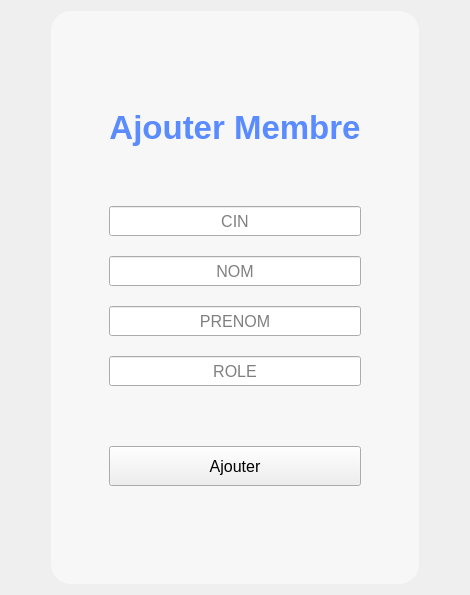
         <widget class="QWidget" name="PageAjouterMember">
          <layout class="QHBoxLayout" name="horizontalLayout_2">
           <item>
            <spacer name="horizontalSpacer_6">
             <property name="orientation">
              <enum>Qt::Orientation::Horizontal</enum>
             </property>
             <property name="sizeHint" stdset="0">
              <size>
               <width>40</width>
               <height>20</height>
              </size>
             </property>
            </spacer>
           </item>
           <item>
            <widget class="QWidget" name="FormAjoutMember" native="true">
             <property name="styleSheet">
              <string notr="true">#FormAjoutMember{
background:rgba(255,255,255,0.5);
border-radius:20px;
}</string>
             </property>
             <layout class="QHBoxLayout" name="horizontalLayout_6">
              <item>
               <spacer name="horizontalSpacer_4">
                <property name="orientation">
                 <enum>Qt::Orientation::Horizontal</enum>
                </property>
                <property name="sizeHint" stdset="0">
                 <size>
                  <width>40</width>
                  <height>20</height>
                 </size>
                </property>
               </spacer>
              </item>
              <item>
               <widget class="QWidget" name="AJM" native="true">
                <property name="styleSheet">
                 <string notr="true"/>
                </property>
                <layout class="QVBoxLayout" name="verticalLayout_6">
                 <property name="spacing">
                  <number>20</number>
                 </property>
                 <item>
                  <spacer name="verticalSpacer_15">
                   <property name="orientation">
                    <enum>Qt::Orientation::Vertical</enum>
                   </property>
                   <property name="sizeHint" stdset="0">
                    <size>
                     <width>20</width>
                     <height>40</height>
                    </size>
                   </property>
                  </spacer>
                 </item>
                 <item>
                  <spacer name="verticalSpacer_16">
                   <property name="orientation">
                    <enum>Qt::Orientation::Vertical</enum>
                   </property>
                   <property name="sizeHint" stdset="0">
                    <size>
                     <width>20</width>
                     <height>40</height>
                    </size>
                   </property>
                  </spacer>
                 </item>
                 <item>
                  <widget class="QLabel" name="label">
                   <property name="maximumSize">
                    <size>
                     <width>16777215</width>
                     <height>44</height>
                    </size>
                   </property>
                   <property name="font">
                    <font>
                     <pointsize>25</pointsize>
                     <bold>true</bold>
                    </font>
                   </property>
                   <property name="styleSheet">
                    <string notr="true">color:rgb(90,140,255);</string>
                   </property>
                   <property name="frameShadow">
                    <enum>QFrame::Shadow::Plain</enum>
                   </property>
                   <property name="text">
                    <string>Ajouter Membre</string>
                   </property>
                   <property name="scaledContents">
                    <bool>true</bool>
                   </property>
                   <property name="alignment">
                    <set>Qt::AlignmentFlag::AlignCenter</set>
                   </property>
                  </widget>
                 </item>
                 <item>
                  <spacer name="verticalSpacer_12">
                   <property name="orientation">
                    <enum>Qt::Orientation::Vertical</enum>
                   </property>
                   <property name="sizeHint" stdset="0">
                    <size>
                     <width>20</width>
                     <height>40</height>
                    </size>
                   </property>
                  </spacer>
                 </item>
                 <item>
                  <widget class="QLineEdit" name="AMcin">
                   <property name="minimumSize">
                    <size>
                     <width>0</width>
                     <height>30</height>
                    </size>
                   </property>
                   <property name="font">
                    <font>
                     <pointsize>12</pointsize>
                    </font>
                   </property>
                   <property name="alignment">
                    <set>Qt::AlignmentFlag::AlignCenter</set>
                   </property>
                   <property name="placeholderText">
                    <string>CIN</string>
                   </property>
                  </widget>
                 </item>
                 <item>
                  <widget class="QLineEdit" name="AMnom">
                   <property name="minimumSize">
                    <size>
                     <width>0</width>
                     <height>30</height>
                    </size>
                   </property>
                   <property name="font">
                    <font>
                     <pointsize>12</pointsize>
                    </font>
                   </property>
                   <property name="alignment">
                    <set>Qt::AlignmentFlag::AlignCenter</set>
                   </property>
                   <property name="placeholderText">
                    <string>NOM</string>
                   </property>
                  </widget>
                 </item>
                 <item>
                  <widget class="QLineEdit" name="AMprenom">
                   <property name="minimumSize">
                    <size>
                     <width>0</width>
                     <height>30</height>
                    </size>
                   </property>
                   <property name="font">
                    <font>
                     <pointsize>12</pointsize>
                    </font>
                   </property>
                   <property name="alignment">
                    <set>Qt::AlignmentFlag::AlignCenter</set>
                   </property>
                   <property name="placeholderText">
                    <string>PRENOM</string>
                   </property>
                  </widget>
                 </item>
                 <item>
                  <widget class="QLineEdit" name="AMrole">
                   <property name="minimumSize">
                    <size>
                     <width>0</width>
                     <height>30</height>
                    </size>
                   </property>
                   <property name="font">
                    <font>
                     <pointsize>12</pointsize>
                    </font>
                   </property>
                   <property name="alignment">
                    <set>Qt::AlignmentFlag::AlignCenter</set>
                   </property>
                   <property name="placeholderText">
                    <string>ROLE</string>
                   </property>
                  </widget>
                 </item>
                 <item>
                  <spacer name="verticalSpacer_13">
                   <property name="orientation">
                    <enum>Qt::Orientation::Vertical</enum>
                   </property>
                   <property name="sizeHint" stdset="0">
                    <size>
                     <width>20</width>
                     <height>40</height>
                    </size>
                   </property>
                  </spacer>
                 </item>
                 <item>
                  <widget class="QPushButton" name="AMajouter">
                   <property name="minimumSize">
                    <size>
                     <width>150</width>
                     <height>40</height>
                    </size>
                   </property>
                   <property name="font">
                    <font>
                     <pointsize>12</pointsize>
                    </font>
                   </property>
                   <property name="cursor">
                    <cursorShape>PointingHandCursor</cursorShape>
                   </property>
                   <property name="styleSheet">
                    <string notr="true"/>
                   </property>
                   <property name="text">
                    <string>Ajouter</string>
                   </property>
                   <property name="shortcut">
                    <string>Return</string>
                   </property>
                   <property name="checkable">
                    <bool>false</bool>
                   </property>
                  </widget>
                 </item>
                 <item>
                  <spacer name="verticalSpacer_17">
                   <property name="orientation">
                    <enum>Qt::Orientation::Vertical</enum>
                   </property>
                   <property name="sizeHint" stdset="0">
                    <size>
                     <width>20</width>
                     <height>40</height>
                    </size>
                   </property>
                  </spacer>
                 </item>
                 <item>
                  <spacer name="verticalSpacer_14">
                   <property name="orientation">
                    <enum>Qt::Orientation::Vertical</enum>
                   </property>
                   <property name="sizeHint" stdset="0">
                    <size>
                     <width>20</width>
                     <height>40</height>
                    </size>
                   </property>
                  </spacer>
                 </item>
                </layout>
               </widget>
              </item>
              <item>
               <spacer name="horizontalSpacer_7">
                <property name="orientation">
                 <enum>Qt::Orientation::Horizontal</enum>
                </property>
                <property name="sizeHint" stdset="0">
                 <size>
                  <width>40</width>
                  <height>20</height>
                 </size>
                </property>
               </spacer>
              </item>
             </layout>
            </widget>
           </item>
           <item>
            <spacer name="horizontalSpacer_5">
             <property name="orientation">
              <enum>Qt::Orientation::Horizontal</enum>
             </property>
             <property name="sizeHint" stdset="0">
              <size>
               <width>40</width>
               <height>20</height>
              </size>
             </property>
            </spacer>
           </item>
          </layout>
         </widget>
